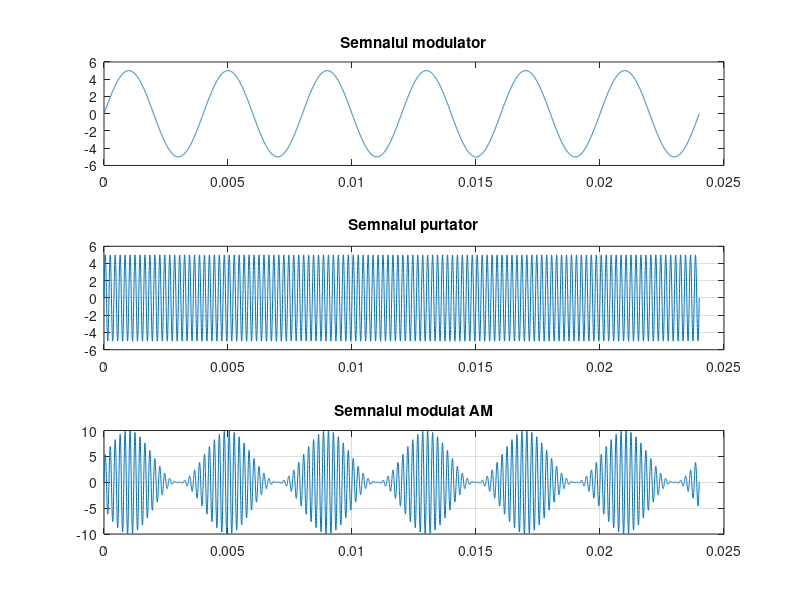

Source code (MATLAB):
%Pasul 1
m = 1; %indexul de modulatie, 0≤m≤1
Am = 5; % amplitudinea semnalului modulator
fa = 250; % frecventa semnalului modulator (Hz)
ta=1/fa; %perioada semnalului modulator
t=0:ta/999:6*ta;
ym = Am*sin(2*pi*fa*t);
%semnalul modulator
figure(1)
subplot(3,1,1);
plot(t,ym)
title('Semnalul modulator')

%Pasul 2
Ac=Am/m; %amplitudinea semnalului purtator
fc=fa*20; %frecventa semnalului purtator
tc=1/fc; %perioada semnalului purtator
yc=Ac*sin(2*pi*fc*t);
subplot(3,1,2)
plot(t,yc)
grid on;
title('Semnalul purtator')

%Pasul 3
y=Ac*(1+m*sin(2*pi*fa*t)).*sin(2*pi*fc*t);
subplot(3,1,3)
plot(t,y)
title('Semnalul modulat AM')
grid on;
